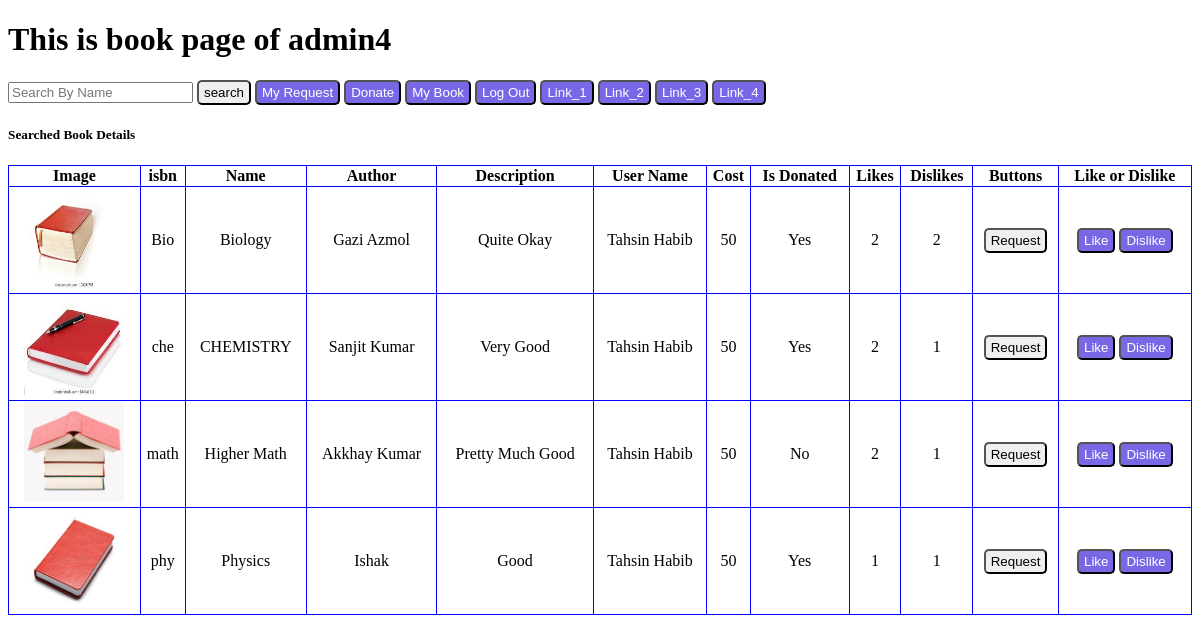
Page /book/book.php (signed in) on the committed database.
### tables this page shows
CREATE TABLE `book` (
  `isbn` char(13) NOT NULL,
  `name` varchar(30) NOT NULL,
  `author` varchar(30) NOT NULL,
  `Total_like` int(10) NOT NULL,
  `image` varchar(255) DEFAULT NULL,
  `description` varchar(255) DEFAULT NULL,
  `time` time NOT NULL,
  `username` varchar(30) NOT NULL,
  `cost` double NOT NULL DEFAULT 50,
  `isDonated` varchar(3) NOT NULL,
  `total_dislike` int(10) NOT NULL
);

### book/book.php (the view, shortened to what this page needs)
<?php
	$servername = "localhost";
    $username = "dbms";
    $password = "dbms";
    $con = new mysqli($servername, $username, $password);
    mysqli_select_db($con, 'demo');
?>
<!DOCTYPE html>
<html>
<head>
</head>
<body>
	<div class="container">
		<h1>This is book page of <?php echo $_SESSION['user']; ?></h1>
	</div>
	<form action="..\search\search.php" method="POST">
		<input type = "text" name="search" placeholder="Search By Name">
		<button style = "border-radius: 5px; padding: 3px 5px;" type = "submit">search</button>
	<button class="btn"> <a class = "rating" href="..\view_request\view_req.php">My Request</a> </button>
	<button class="btn"> <a class = "rating" href="..\donate\donate.php">Donate</a> </button>
	<button class="btn"> <a class = "rating" href="..\my_book\book_view.php">My Book</a> </button>
	<button class="btn"> <a class = "rating" href="..\logout\logout.php">Log Out</a> </button>
	<button class="btn"> <a class = "rating" href="#">Link_1</a> </button>
	<button class="btn"> <a class = "rating" href="#">Link_2</a> </button>
	<button class="btn"> <a class = "rating" href="#">Link_3</a> </button>
	<button class="btn"> <a class = "rating" href="#">Link_4</a> </button>
            <h5>Searched Book Details</h5>
                    <table id="ptable">
                        <thead>
                            <tr>
                                <th>Image</th>
                                <th>isbn</th>
                                <th>Name</th>
                                <th>Author</th>
                                <th>Description</th>
                                <th>User Name</th>
                                <th>Cost</th>
                                <th>Is Donated</th>
                                <th>Likes</th>
                                <th>Dislikes</th>
								<th>Buttons</th>
								<th>Like or Dislike</th>
                            </tr>
                        </thead>
            <tbody>
	<?php
	$query = "SELECT * FROM book";
	$res = mysqli_query($con, $query);
	if(mysqli_num_rows($res) > 0){
		while($row = mysqli_fetch_array($res)){
			?>
				<tr>
					<td> <img src="..\donate\uploads\<?php echo $row['image']; ?>" width="100" height="100"></td>
					<td><?php echo $row['isbn'] ?></td>
					<td><?php echo $row['name'] ?></td>
					<td><?php echo $row['author'] ?></td>
					<td><?php echo $row['description'] ?></td>
					<td><?php echo $row['username'] ?></td>
					<td><?php echo $row['cost'] ?></td>
					<td><?php echo $row['isDonated'] ?></td>
					<td><?php echo $row['Total_like'] ?></td>
					<td><?php echo $row['total_dislike'] ?></td>
					<td>
							<button style = "border-radius: 5px; padding: 3px 5px;" type = "button" onclick="requestfn('<?php echo $row['isbn']; ?>')">Request</button>
                    </td>
					<td>
							<button class="btn"> <a class = "rating" href="..\rating\like.php?isbn=<?php echo $row['isbn']; ?>">Like</a> </button>
							<button class="btn"> <a class = "rating" href="..\rating\dislike.php?isbn=<?php echo $row['isbn']; ?>">Dislike</a> </button>
					</td>
				</tr>
			<?php
		}
	}
	?>
</body>
</html>

### book/book.php (style rules this page uses)
.btn { background: #7868e6; padding: 3px 5px; border-radius: 5px; }
.rating { text-decoration: none; color: white; }
#ptable { width: 100%; border: 1px solid blue; border-collapse: collapse; }
#ptable th, #ptable td { border: 1px solid blue; border-collapse: collapse; text-align: center; }

### rows in the picture
book: image (picture), isbn "Bio", name "Biology", author "Gazi Azmol", description "Quite Okay", username "Tahsin Habib", cost "50", isDonated "Yes", Total_like "2", total_dislike "2"
book: image (picture), isbn "che", name "CHEMISTRY", author "Sanjit Kumar", description "Very Good", username "Tahsin Habib", cost "50", isDonated "Yes", Total_like "2", total_dislike "1"
book: image (picture), isbn "math", name "Higher Math", author "Akkhay Kumar", description "Pretty Much Good", username "Tahsin Habib", cost "50", isDonated "No", Total_like "2", total_dislike "1"
book: image (picture), isbn "phy", name "Physics", author "Ishak", description "Good", username "Tahsin Habib", cost "50", isDonated "Yes", Total_like "1", total_dislike "1"

### other values in the picture
$_SESSION['user'] "admin4"
